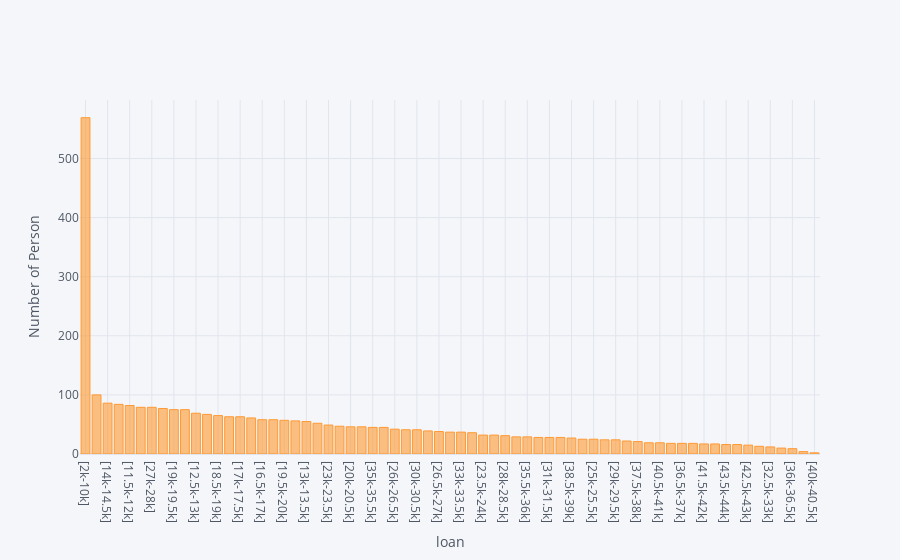

The notebook cell this image was saved under:
### Code cell
(d['loan_bins']).value_counts().iplot(kind='bar',xTitle='loan', yTitle='Number of Person')

### Figure 1 — Plotly figure (JSON) as saved in the notebook; plotly's stock layout.template omitted (floating-point values rounded to 4 significant figures)
{"data": [{"marker": {"color": "rgba(255, 153, 51, 0.6)", "line": {"color": "rgba(255, 153, 51, 1.0)", "width": 1}}, "name": "loan_bins", "orientation": "v", "text": "", "type": "bar", "x": ["[2k-10k]", "[12k-12.5k]", "[14k-14.5k]", "[13.5k-14k]", "[11.5k-12k]", "[14.5k-15k]", "[27k-28k]", "[15k-15.5k]", "[19k-19.5k]", "[15.5k-16k]", "[12.5k-13k]", "[20.5k-21k]", "[18.5k-19k]", "[10.5k-11k]", "[17k-17.5k]", "[16k-16.5k]", "[16.5k-17k]", "[24k-24.5k]", "[19.5k-20k]", "[11k-11.5k]", "[13k-13.5k]", "[22k-22.5k]", "[23k-23.5k]", "[17.5k-18k]", "[20k-20.5k]", "[18k-18.5k]", "[35k-35.5k]", "[22.5k-23k]", "[26k-26.5k]", "[24.5k-25k]", "[30k-30.5k]", "[25.5k-26k]", "[26.5k-27k]", "[29.5k-30k]", "[33k-33.5k]", "[21k-21.5k]", "[23.5k-24k]", "[21.5k-22k]", "[28k-28.5k]", "[28.5k-29k]", "[35.5k-36k]", "[37k-37.5k]", "[31k-31.5k]", "[33.5k-34k]", "[38.5k-39k]", "[34k-34.5k]", "[25k-25.5k]", "[39.5k-40k]", "[29k-29.5k]", "[39k-39.5k]", "[37.5k-38k]", "[43k-43.5k]", "[40.5k-41k]", "[34.5k-35k]", "[36.5k-37k]", "[32k-32.5k]", "[41.5k-42k]", "[30.5k-31k]", "[43.5k-44k]", "[31.5k-32k]", "[42.5k-43k]", "[41k-41.5k]", "[32.5k-33k]", "[38k-38.5k]", "[36k-36.5k]", "[42k-42.5k]", "[40k-40.5k]"], "y": [569, 100, 86, 84, 82, 79, 79, 77, 75, 75, 69, 67, 65, 63, 63, 61, 58, 58, 57, 56, 55, 52, 49, 47, 46, 46, 45, 45, 42, 41, 41, 39, 38, 37, 37, 36, 32, 32, 31, 29, 29, 28, 28, 28, 27, 25, 25, 24, 24, 22, 21, 19, 19, 18, 18, 18, 17, 17, 16, 16, 15, 13, 12, 10, 9, 4, 2]}], "layout": {"legend": {"bgcolor": "#F5F6F9", "font": {"color": "#4D5663"}}, "paper_bgcolor": "#F5F6F9", "plot_bgcolor": "#F5F6F9", "title": {"font": {"color": "#4D5663"}}, "xaxis": {"gridcolor": "#E1E5ED", "showgrid": true, "tickfont": {"color": "#4D5663"}, "title": {"font": {"color": "#4D5663"}, "text": "loan"}, "zerolinecolor": "#E1E5ED"}, "yaxis": {"gridcolor": "#E1E5ED", "showgrid": true, "tickfont": {"color": "#4D5663"}, "title": {"font": {"color": "#4D5663"}, "text": "Number of Person"}, "zerolinecolor": "#E1E5ED"}}}
